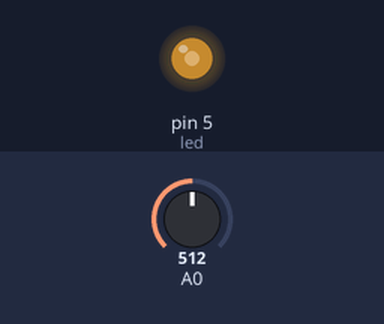
A sketch run on a simulated Arduino Uno, built with avr-gcc and run on an emulated ATmega328P. Parts: output pins drawn as LEDs (lit = HIGH). Inputs (shaded band) come from the test bench; at power-on: A0 = 512.

Above: at 1.2 s.
1.3 s: A0 set to 306
At 2.5 s:
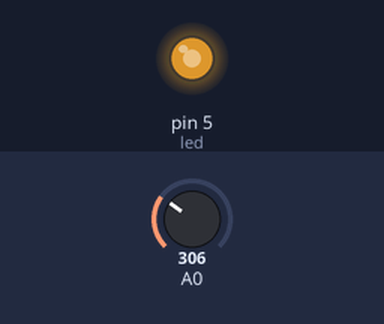
2.8 s: A0 set to 122
At 3.7 s:
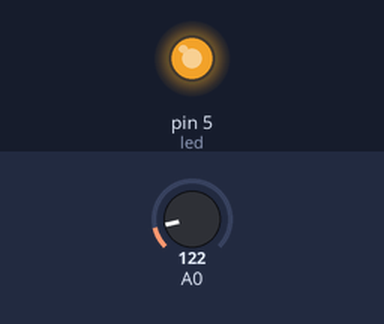
4.3 s: A0 set to 900
At 4.8 s:
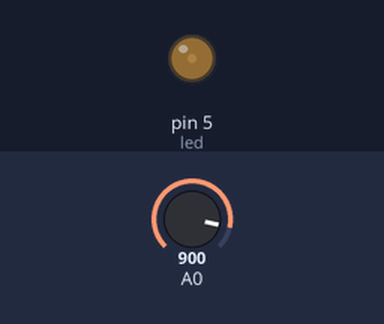
5.8 s: A0 set to 1023
At 7.0 s:
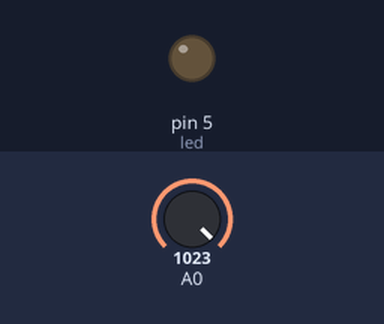
7.3 s: A0 set to 511
At 8.3 s:
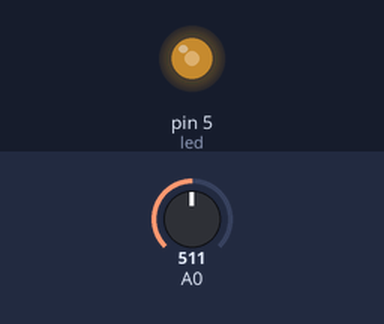
Timing chart, 0 to 9.8 s (numbered marks = the images above; inputs shaded):
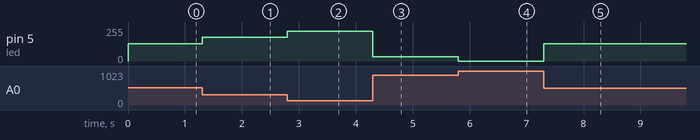

The sketch:

foto-resistencia.ino
```cpp
int led = 5;

void setup() {

  pinMode(led,OUTPUT);

}

void loop() {

 /*

  if(analogRead(0)< 200){
     digitalWrite(led,HIGH);
     delay(1000);
  }
  else{
    digitalWrite(led,LOW);
  }
  */
  //luz baja , el led aumenta;

  analogWrite(led,map(analogRead(0), 0 , 1023, 255,0));
}
```

Measured:
- after the input at 1.3 s, pin 5 (led): 128/255 → 179/255 at once
- after the input at 2.8 s, pin 5 (led): 179/255 → 225/255 at once
- after the input at 4.3 s, pin 5 (led): 225/255 → 31/255 at once
- after the input at 5.8 s, pin 5 (led): 31/255 → 0/255 at once
- after the input at 7.3 s, pin 5 (led): 0/255 → 128/255 at once
